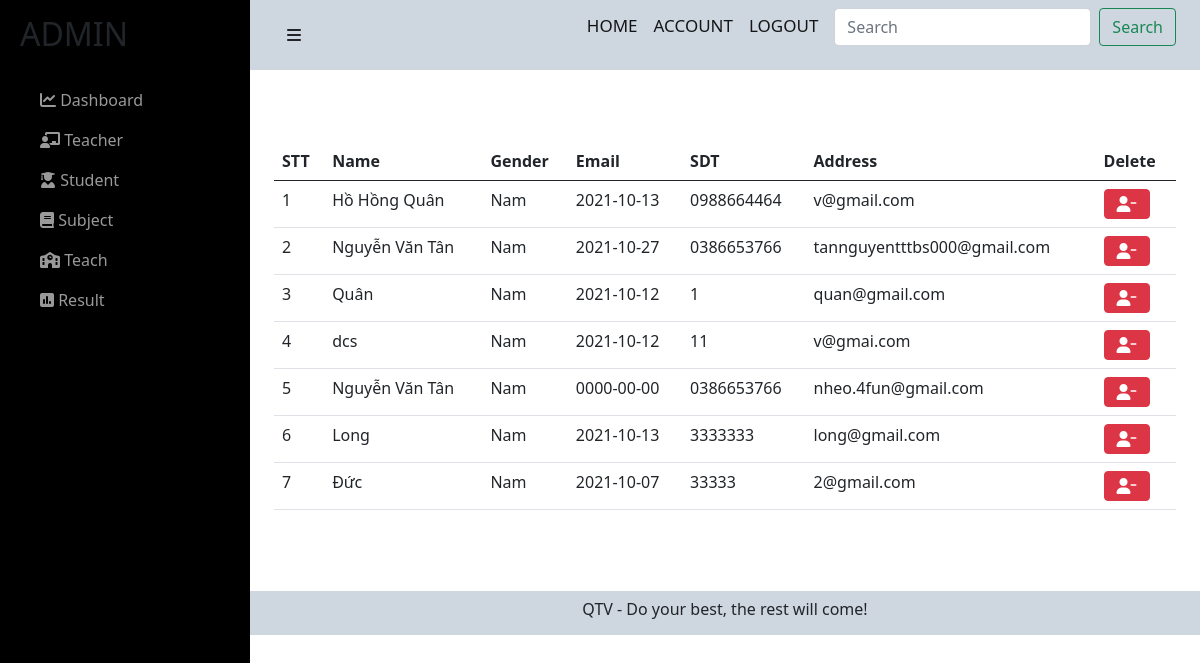
/admin/admin/student.php (signed in), run on an earlier commit of the app's database.
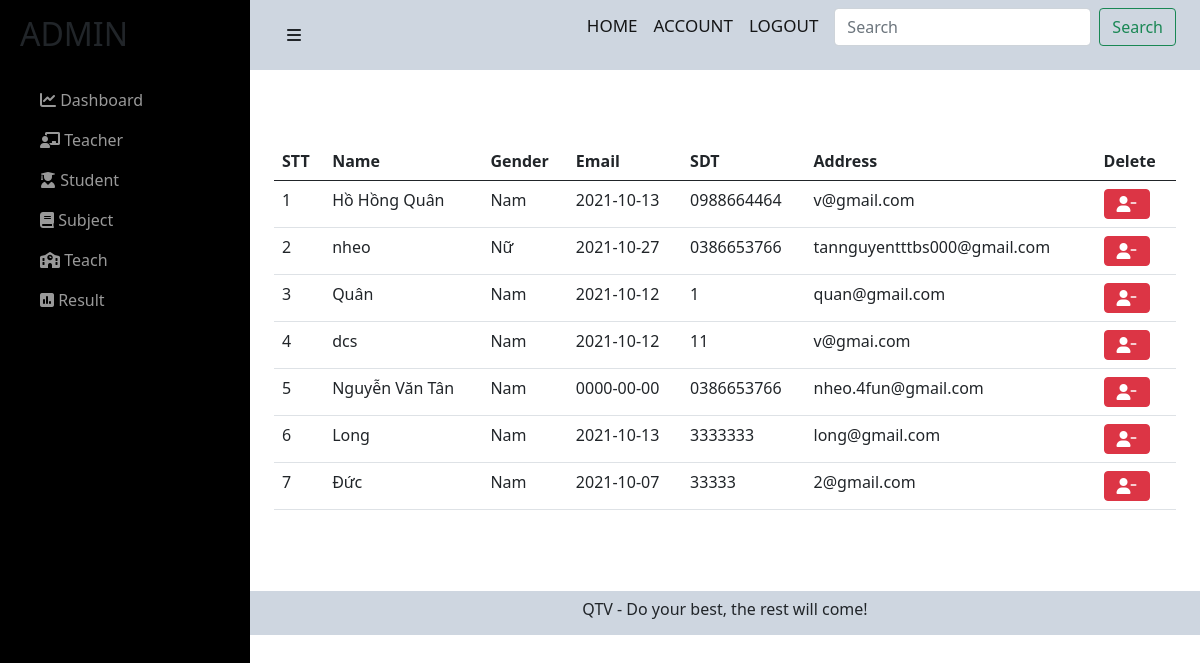
And on a later commit of the database.
### tables this page shows
CREATE TABLE `users` (
  `user_id` int(11) NOT NULL,
  `user_name` varchar(255) NOT NULL,
  `user_avatar` varchar(255) DEFAULT NULL,
  `user_gioitinh` tinyint(4) NOT NULL,
  `user_birthday` date NOT NULL,
  `user_phone` varchar(255) NOT NULL,
  `user_email` varchar(255) NOT NULL,
  `user_pass` varchar(255) NOT NULL,
  `user_level` int(11) NOT NULL,
  `status` tinyint(4) NOT NULL,
  `code` varchar(255) NOT NULL,
  `code_forgot` varchar(255) NOT NULL
);

### admin/admin/student.php (the view, shortened to what the changed rows need)
<?php include('../../config/config.php');
?>
<link href="https://cdn.jsdelivr.net/npm/bootstrap@5.0.2/dist/css/bootstrap.min.css" rel="stylesheet">
<link rel="stylesheet" href="https://cdnjs.cloudflare.com/ajax/libs/font-awesome/6.0.0-beta2/css/all.min.css" />
<link rel="stylesheet" href="../../css/teacher-admin.css">
<div id="wrapper">
    <div id="sidebar-wrapper">
        <ul class="sidebar-nav">
        <li class="sidebar-brand">
                <h2>ADMIN</h2>
            </li>
        </ul>
    </div>
    <div id="page-content-wrapper">
        <div class="container-fluid">
            <div class="row">
                <div class="col-lg-12">
                    <div class="container">
                        <br>
                        <br><br>
                        <table class="table">
                            <thead>
                                <tr>
                                    <th scope="col">STT</th>
                                    <th scope="col">Name</th>
                                    <th scope="col">Gender</th>
                                    <th scope="col">Email</th>
                                    <th scope="col">SDT</th>
                                    <th scope="col">Address</th>
                                    <th scope="col">Delete</th>
                                </tr>
                            </thead>
                            <tbody>
                                <?php
                                $sql = "SELECT * from users where user_level = 0";
                                $res = mysqli_query($conn, $sql);
                                $sn = 1;
                                if ($res == true) {
                                    while ($row = mysqli_fetch_assoc($res)) {
                                        $user_gioitinh = $row['user_gioitinh'];
                                ?>
                                        <tr>
                                            <td><?php echo $sn++ ?></td>
                                            <td><?php echo $row['user_name']; ?></td>
                                            <td>
                                                <?php if ($user_gioitinh == 1) {
                                                    echo 'Nam';
                                                }
                                                if ($user_gioitinh == 0) {
                                                    echo 'Nữ';
                                                }
                                                ?>
                                            </td>
                                            <td><?php echo $row['user_birthday']; ?></td>
                                            <td><?php echo $row['user_phone']; ?></td>
                                            <td><?php echo $row['user_email']; ?></td>
                                            <td>
                                                <a href="./del-teacher-admin.php?user_id=<?php echo $row['user_id']; ?>"><button type="button" class="btn btn-danger text-white me-2"><i class="fas fa-user-minus"></i></button></a>
                                            </td>
                                        </tr>
                                <?php
                                    }
                                }
                                ?>
                            </tbody>
                        </table>
                    </div>
                </div>
            </div>
        </div>
    </div>
</div>

What changed in the data, as far as the page shows it:
changed users "tannguyentttbs000@gmail.com": user_name "Nguyễn Văn Tân" → "nheo"; user_gioitinh "Nam" → "Nữ"
